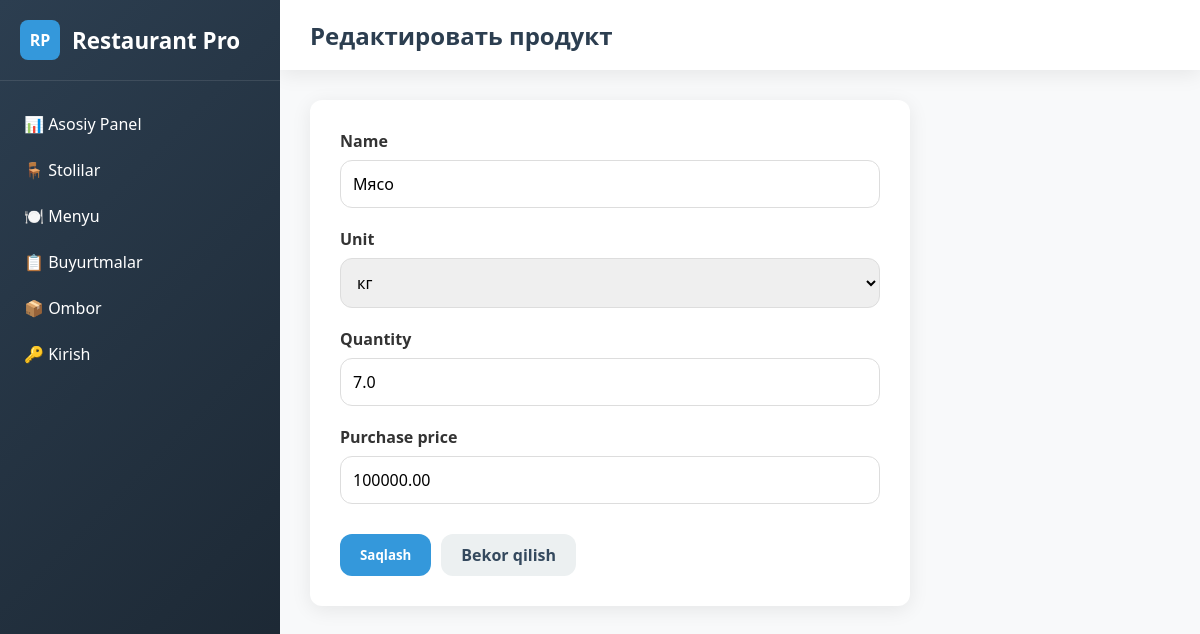
Page /stock/1/edit/ on the committed database.
### main/models.py (models this page shows, shortened)
class Product(models.Model):
    name = models.CharField(max_length=100)
    unit = models.CharField(max_length=20, choices=[
        ('kg', 'кг'), ('liters', 'л'), ('pieces', 'шт'), ('g', 'г')
    ])
    quantity = models.FloatField(default=0)
    reserved_quantity = models.FloatField(default=0)  # Новое поле для резервирования
    purchase_price = models.DecimalField(max_digits=10, decimal_places=2)

### main/views.py (the view)
# urls.py: path('stock/<int:product_id>/edit/', product_edit, name='product_edit'),
def product_edit(request, product_id):
    product = get_object_or_404(Product, id=product_id)
    if request.method == 'POST':
        form = ProductForm(request.POST, instance=product)
        if form.is_valid():
            form.save()
            messages.success(request, 'Продукт успешно обновлен!')
            return redirect('stock')
    else:
        form = ProductForm(instance=product)
    return render(request, 'product_form.html', {'form': form, 'title': 'Редактировать продукт'})

### main/forms.py
class ProductForm(forms.ModelForm):
    class Meta:
        model = Product
        fields = ['name', 'unit', 'quantity', 'purchase_price']
        widgets = {
            'name': forms.TextInput(attrs={'class': 'form-control', 'placeholder': 'Название продукта'}),
            'unit': forms.Select(attrs={'class': 'form-control'}),
            'quantity': forms.NumberInput(attrs={'class': 'form-control', 'step': '0.001'}),
            'purchase_price': forms.NumberInput(attrs={'class': 'form-control', 'step': '0.01'}),
        }
    def __init__(self, *args, **kwargs):
        super().__init__(*args, **kwargs)
        self.fields['unit'].choices = Product._meta.get_field('unit').choices

### templates/product_form.html (shortened to what this page needs)
{% extends 'base.html' %}
{% block page_title %}{{ title }}{% endblock %}
{% block content %}
<div style="max-width: 600px; background: white; padding: 30px; border-radius: var(--border-radius); box-shadow: var(--shadow);">
    <form method="post">
        {% for field in form %}
        <div class="form-group">
            <label class="form-label">{{ field.label }}</label>
            {{ field }}
        </div>
        {% endfor %}
        <div style="display: flex; gap: 10px; margin-top: 30px;">
            <button type="submit" class="btn btn-primary">Saqlash</button>
            <a href="{% url 'stock' %}" class="btn" style="background: var(--light); color: var(--dark);">Bekor qilish</a>
        </div>
    </form>
</div>
{% endblock %}

### templates/base.html (style rules this page uses)
:root { --primary: #2c3e50; --secondary: #3498db; --success: #27ae60; --danger: #e74c3c; --warning: #f39c12; --info: #17a2b8; --light: #ecf0f1; --dark: #34495e; --sidebar-width: 280px; --header-height: 70px; --border-radius: 12px; --shadow: 0 4px 20px rgba(0, 0, 0, 0.08); --transition: all 0.3s ease; }
* { margin: 0; padding: 0; box-sizing: border-box; font-family: 'Segoe UI', Tahoma, Geneva, Verdana, sans-serif; }
body { background-color: #f8f9fa; color: #333; display: flex; min-height: 100vh; }
.btn { padding: 10px 20px; border: none; border-radius: var(--border-radius); cursor: pointer; font-weight: 600; transition: var(--transition); display: inline-flex; align-items: center; gap: 8px; text-decoration: none; }
.btn-primary { background: var(--secondary); color: white; }
.form-group { margin-bottom: 20px; }
.form-label { display: block; margin-bottom: 8px; font-weight: 600; }
.form-control { width: 100%; padding: 12px; border: 1px solid #ddd; border-radius: var(--border-radius); font-size: 1rem; }

### rows in the picture
Product: form "Мясо" "кг" "7.0" "100000.00"

### other values in the picture
{{ title }} "Редактировать продукт"
{{ field.label }} "Name" "Unit" "Quantity" "Purchase price"
